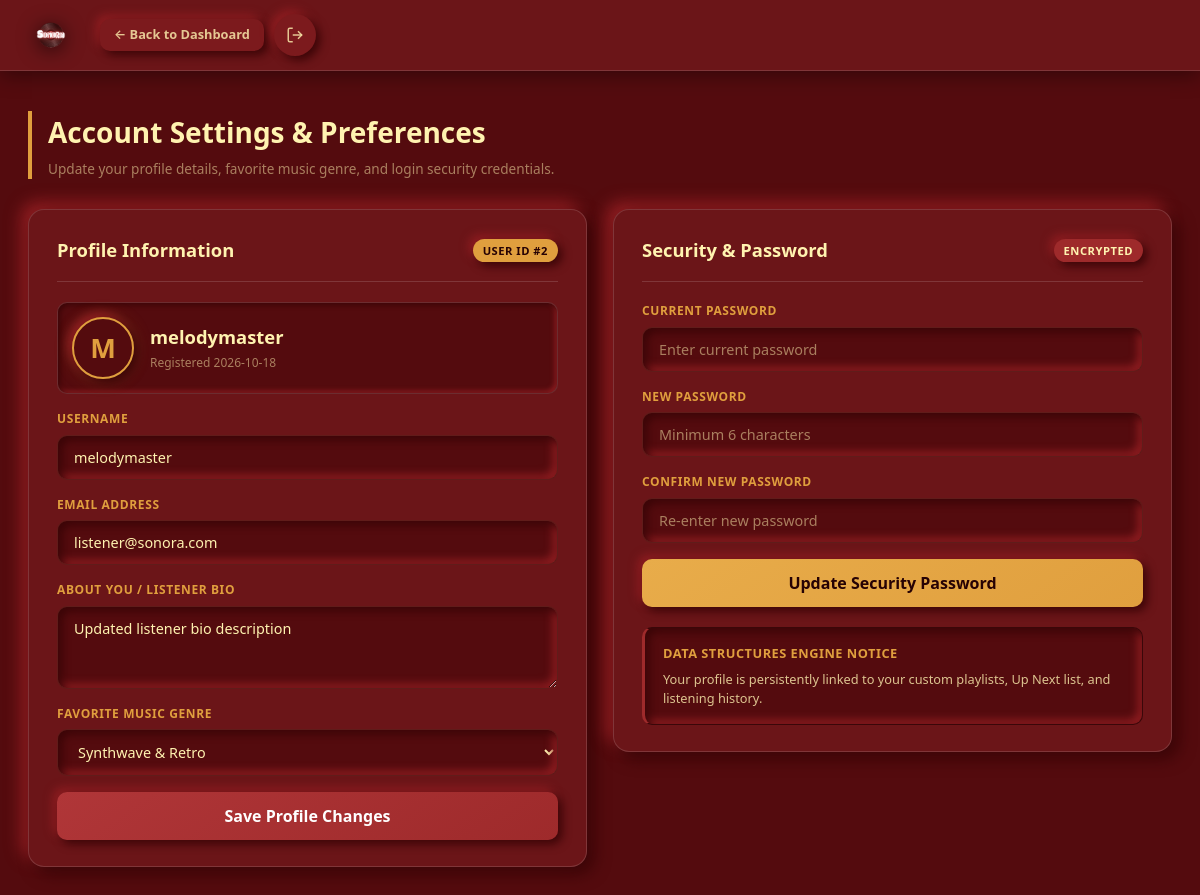
The page /settings (signed in) on the database its author committed.
### tables this page shows
CREATE TABLE users (
            id INTEGER PRIMARY KEY AUTOINCREMENT,
            username TEXT UNIQUE NOT NULL,
            email TEXT UNIQUE NOT NULL,
            password_hash TEXT NOT NULL,
            role TEXT NOT NULL DEFAULT 'user',
            bio TEXT DEFAULT '',
            favorite_genre TEXT DEFAULT 'Lo-Fi',
            created_at TIMESTAMP DEFAULT CURRENT_TIMESTAMP
        );

### app.py (the view)
@app.route('/settings')
@login_required
def settings_page():
    user = database.get_user_by_id(session['user_id'])
    return render_template('settings.html', user=user)

### app.py (called while the page is built)
def login_required(f):
    @wraps(f)
    def decorated_function(*args, **kwargs):
        if 'user_id' not in session:
            return redirect(url_for('auth_page'))
        return f(*args, **kwargs)
    return decorated_function

### database.py (called while the page is built)
def get_db_connection() -> sqlite3.Connection:
    conn = sqlite3.connect(DB_PATH)
    conn.row_factory = sqlite3.Row
    conn.execute("PRAGMA foreign_keys = ON")
    return conn

def get_user_by_id(user_id: int) -> Optional[Dict[str, Any]]:
    conn = get_db_connection()
    user = conn.execute("SELECT id, username, email, role, bio, favorite_genre, created_at FROM users WHERE id = ?", (user_id,)).fetchone()
    conn.close()
    return dict(user) if user else None

### templates/settings.html (shortened to what this page needs)
<!DOCTYPE html>
<html lang="en">
<head>
  <link rel="stylesheet" href="{{ url_for('static', filename='css/neumorphism.css') }}">
  <link rel="stylesheet" href="{{ url_for('static', filename='css/settings.css') }}">
</head>
<body>
  <header class="settings-navbar">
    <div class="nav-container">
      <a href="/dashboard" class="nav-brand" style="text-decoration:none;">
        <img src="{{ url_for('static', filename='images/sonora.png') }}" alt="Sonora Logo" class="nav-logo-img">
      </a>
      <div class="nav-actions">
        <a href="/dashboard" class="neu-btn btn-sm">
          &larr; Back to Dashboard
        </a>
        <a href="/logout" class="neu-btn neu-btn-icon" title="Sign Out">
          <svg viewBox="0 0 24 24" width="18" height="18" stroke="currentColor" fill="none" stroke-width="2">
            <path d="M9 21H5a2 2 0 0 1-2-2V5a2 2 0 0 1 2-2h4"/>
            <polyline points="16 17 21 12 16 7"/>
            <line x1="21" y1="12" x2="9" y2="12"/>
          </svg>
        </a>
      </div>
    </div>
  </header>
  <main class="container settings-main">
    <div class="settings-header">
      <h2>Account Settings &amp; Preferences</h2>
      <p class="subtitle">Update your profile details, favorite music genre, and login security credentials.</p>
    </div>
    <div class="settings-grid">
      <section class="settings-card neu-card">
        <div class="card-header-flex">
          <h3>Profile Information</h3>
          <span class="neu-badge neu-badge-amber">User ID #{{ user.id }}</span>
        </div>
        <form id="profileForm" class="auth-form">
          <div class="profile-hero">
            <div class="profile-avatar neu-card-inset">
              {{ user.username[0]|upper }}
            </div>
            <div class="profile-hero-meta">
              <span class="profile-name" id="displayUsername">{{ user.username }}</span>
              <span class="profile-role">Registered {{ user.created_at[:10] }}</span>
            </div>
          </div>
          <div class="form-group">
            <label class="neu-label" for="settingUsername">Username</label>
            <input type="text" id="settingUsername" class="neu-input" value="{{ user.username }}" required minlength="3">
          </div>
          <div class="form-group">
            <label class="neu-label" for="settingEmail">Email Address</label>
            <input type="email" id="settingEmail" class="neu-input" value="{{ user.email }}" required>
          </div>
          <div class="form-group">
            <label class="neu-label" for="settingBio">About You / Listener Bio</label>
            <textarea id="settingBio" class="neu-textarea" rows="3" placeholder="Share your music vibe...">{{ user.bio or '' }}</textarea>
          </div>
          <div class="form-group">
            <label class="neu-label" for="settingGenre">Favorite Music Genre</label>
            <select id="settingGenre" class="neu-select">
              <option value="Synthwave" {% if user.favorite_genre == 'Synthwave' %}selected{% endif %}>Synthwave &amp; Retro</option>
            </select>
          </div>
          <button type="submit" class="neu-btn neu-btn-primary submit-btn">
            Save Profile Changes
          </button>
        </form>
      </section>
      <section class="settings-card neu-card">
        <div class="card-header-flex">
          <h3>Security &amp; Password</h3>
          <span class="neu-badge neu-badge-rust">Encrypted</span>
        </div>
        <form id="passwordForm" class="auth-form">
          <div class="form-group">
            <label class="neu-label" for="currentPassword">Current Password</label>
            <input type="password" id="currentPassword" class="neu-input" placeholder="Enter current password" required>
          </div>
          <div class="form-group">
            <label class="neu-label" for="newPassword">New Password</label>
            <input type="password" id="newPassword" class="neu-input" placeholder="Minimum 6 characters" required minlength="6">
          </div>
          <div class="form-group">
            <label class="neu-label" for="confirmPassword">Confirm New Password</label>
            <input type="password" id="confirmPassword" class="neu-input" placeholder="Re-enter new password" required minlength="6">
          </div>
          <button type="submit" class="neu-btn neu-btn-amber submit-btn">
            Update Security Password
          </button>
        </form>
        <div class="security-note neu-card-inset">
          <h4>Data Structures Engine Notice</h4>
          <p>Your profile is persistently linked to your custom playlists, Up Next list, and listening history.</p>
        </div>
      </section>
    </div>
  </main>
</body>
</html>

### static/css/neumorphism.css (style rules this page uses)
:root { --bg: #540B0E; --surface: #6b1518; --surface-2: #7c1a1d; --surface-3: #8e2022; --burgundy: #540B0E; --rust: #9E2A2B; --amber: #E09F3E; --cream: #FFF3B0; --cream-70: rgba(255,243,176,.80); --cream-40: rgba(255,243,176,.50); --cream-15: rgba(255,255,255,.14); --shadow-dark: #3a0507; --shadow-light: #921e22; --neu-sm: 4px 4px 10px var(--shadow-dark), -4px -4px 10px var(--shadow-light); --neu-md: 7px 7px 16px var(--shadow-dark), -7px -7px 16px var(--shadow-light); --neu-lg: 11px 11px 24px var(--shadow-dark),-11px -11px 24px var(--shadow-light); --neu-in: inset 4px 4px 9px var(--shadow-dark), inset -4px -4px 9px var(--shadow-light); --neu-in-sm: inset 2px 2px 5px var(--shadow-dark), inset -2px -2px 5px var(--shadow-light); --amber-glow: 0 0 18px rgba(224,159,62,.28); --r-xs: 6px; --r-sm: 10px; --r-md: 16px; --r-lg: 22px; --r-xl: 30px; --r-full: 9999px; --font: 'Segoe UI', system-ui, -apple-system, sans-serif; --mono: 'Consolas', 'Fira Code', monospace; --t: all .22s cubic-bezier(.4,0,.2,1); --t-spring: transform .3s cubic-bezier(.34,1.56,.64,1); }
*, *::before, *::after { box-sizing: border-box; margin: 0; padding: 0; }
html { scroll-behavior: smooth; }
body { font-family: var(--font); background: var(--bg); color: var(--cream); min-height: 100vh; line-height: 1.55; -webkit-font-smoothing: antialiased; }
a { color: inherit; text-decoration: none; }
button { font-family: inherit; cursor: pointer; }
select option { background: var(--surface); color: var(--cream); }
.container { max-width: 1380px; margin: 0 auto; padding: 0 28px; }
.neu-card { background: var(--surface); border-radius: var(--r-md); box-shadow: var(--neu-md); border: 1px solid var(--cream-15); transition: var(--t); }
.neu-card-inset { background: var(--bg); border-radius: var(--r-sm); box-shadow: var(--neu-in); border: 1px solid rgba(0,0,0,.3); }
.neu-btn { display: inline-flex; align-items: center; justify-content: center; gap: 12px; background: var(--surface-2); color: var(--cream-70); border: none; border-radius: var(--r-sm); padding: 12px 24px; font-size: .9rem; font-weight: 600; box-shadow: var(--neu-sm); transition: var(--t); user-select: none; white-space: nowrap; }
.neu-btn-primary { background: linear-gradient(145deg, #b03638, var(--rust)); color: #fff; font-weight: 700; }
.neu-btn-amber { background: linear-gradient(145deg, #e8ac4a, var(--amber)); color: #260204; font-weight: 700; }
.neu-btn-icon { width: 42px; height: 42px; border-radius: var(--r-full); padding: 0; }
.btn-sm { padding: 6px 14px; font-size: .8rem; }
.neu-input, .neu-select, .neu-textarea { width: 100%; background: var(--bg); border: 1px solid rgba(255,243,176,.07); border-radius: var(--r-sm); padding: 12px 16px; color: var(--cream); font-family: inherit; font-size: .9rem; box-shadow: var(--neu-in); outline: none; transition: var(--t); resize: vertical; }
.neu-input::placeholder, .neu-textarea::placeholder { color: var(--cream-40); }
.neu-textarea { min-height: 80px; }
.neu-label { display: block; font-size: .75rem; font-weight: 700; text-transform: uppercase; letter-spacing: .6px; color: var(--amber); margin-bottom: 6px; }
.form-group { display: inline-flex; flex-direction: column; gap: 0; }
.neu-badge { display: inline-flex; align-items: center; padding: 3px 10px; border-radius: var(--r-full); font-size: .7rem; font-weight: 700; text-transform: uppercase; letter-spacing: .5px; white-space: nowrap; box-shadow: var(--neu-sm); }
.neu-badge-amber { background: var(--amber); color: #260204; }
.neu-badge-rust { background: var(--rust); color: var(--cream); }
.nav-container { max-width: 1380px; margin: 0 auto; padding: 0 28px; display: grid; grid-template-columns: auto 1fr auto; align-items: center; gap: 16px; }
.nav-brand { display: inline-flex; align-items: center; gap: 10px; cursor: pointer; outline: none; transition: var(--t-spring); }
.nav-logo-img { width: 46px; height: 46px; object-fit: contain; filter: drop-shadow(0 3px 10px rgba(0,0,0,.65)); transition: var(--t); flex-shrink: 0; }
.auth-form { display: flex; flex-direction: column; gap: 16px; }
.submit-btn { padding: 13px; font-size: 1rem; }

### rows shown on the page
users: id "2", username "M", username "melodymaster", created_at "2026-10-18", email "listener@sonora.com", bio "Updated listener bio description", favorite_genre "Synthwave & Retro"
